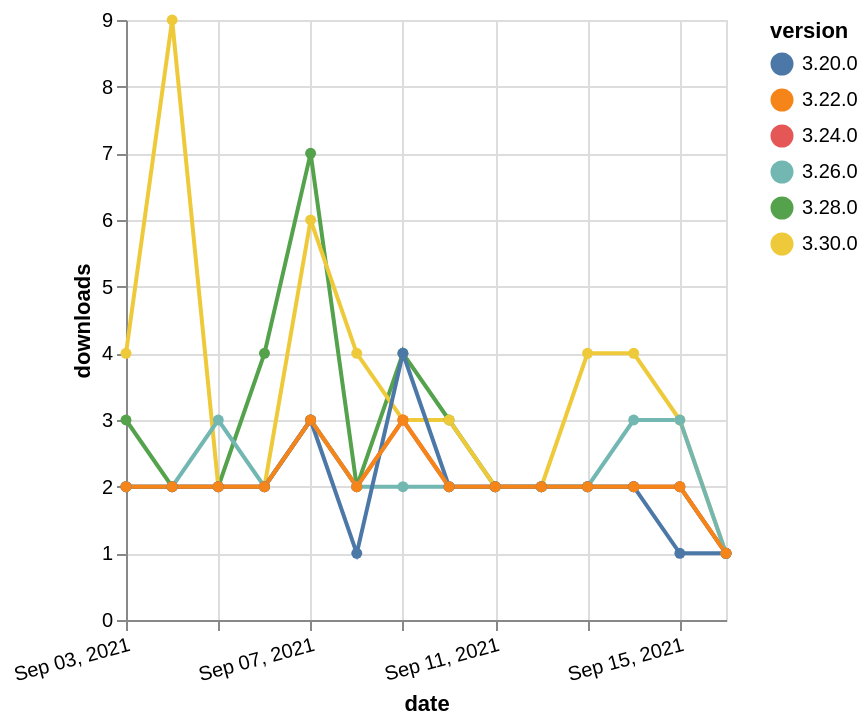

Specify this chart in Vega-Lite:
### Vega-Lite specification from a JSON file in a GitHub repository (floating-point values rounded to 4 significant figures)
{"$schema": "https://vega.github.io/schema/vega-lite/v5.json", "description": "A simple bar chart with embedded data.", "data": {"values": [{"date": "2021-09-03", "total": 862, "delta": 3, "version": "3.28.0"}, {"date": "2021-09-04", "total": 864, "delta": 2, "version": "3.28.0"}, {"date": "2021-09-05", "total": 866, "delta": 2, "version": "3.28.0"}, {"date": "2021-09-06", "total": 870, "delta": 4, "version": "3.28.0"}, {"date": "2021-09-07", "total": 877, "delta": 7, "version": "3.28.0"}, {"date": "2021-09-08", "total": 879, "delta": 2, "version": "3.28.0"}, {"date": "2021-09-09", "total": 883, "delta": 4, "version": "3.28.0"}, {"date": "2021-09-10", "total": 886, "delta": 3, "version": "3.28.0"}, {"date": "2021-09-11", "total": 888, "delta": 2, "version": "3.28.0"}, {"date": "2021-09-12", "total": 890, "delta": 2, "version": "3.28.0"}, {"date": "2021-09-13", "total": 892, "delta": 2, "version": "3.28.0"}, {"date": "2021-09-14", "total": 894, "delta": 2, "version": "3.28.0"}, {"date": "2021-09-15", "total": 896, "delta": 2, "version": "3.28.0"}, {"date": "2021-09-16", "total": 897, "delta": 1, "version": "3.28.0"}, {"date": "2021-09-03", "total": 250, "delta": 4, "version": "3.30.0"}, {"date": "2021-09-04", "total": 259, "delta": 9, "version": "3.30.0"}, {"date": "2021-09-05", "total": 261, "delta": 2, "version": "3.30.0"}, {"date": "2021-09-06", "total": 263, "delta": 2, "version": "3.30.0"}, {"date": "2021-09-07", "total": 269, "delta": 6, "version": "3.30.0"}, {"date": "2021-09-08", "total": 273, "delta": 4, "version": "3.30.0"}, {"date": "2021-09-09", "total": 276, "delta": 3, "version": "3.30.0"}, {"date": "2021-09-10", "total": 279, "delta": 3, "version": "3.30.0"}, {"date": "2021-09-11", "total": 281, "delta": 2, "version": "3.30.0"}, {"date": "2021-09-12", "total": 283, "delta": 2, "version": "3.30.0"}, {"date": "2021-09-13", "total": 287, "delta": 4, "version": "3.30.0"}, {"date": "2021-09-14", "total": 291, "delta": 4, "version": "3.30.0"}, {"date": "2021-09-15", "total": 294, "delta": 3, "version": "3.30.0"}, {"date": "2021-09-16", "total": 295, "delta": 1, "version": "3.30.0"}, {"date": "2021-09-03", "total": 1568, "delta": 2, "version": "3.24.0"}, {"date": "2021-09-04", "total": 1570, "delta": 2, "version": "3.24.0"}, {"date": "2021-09-05", "total": 1572, "delta": 2, "version": "3.24.0"}, {"date": "2021-09-06", "total": 1574, "delta": 2, "version": "3.24.0"}, {"date": "2021-09-07", "total": 1577, "delta": 3, "version": "3.24.0"}, {"date": "2021-09-08", "total": 1579, "delta": 2, "version": "3.24.0"}, {"date": "2021-09-09", "total": 1582, "delta": 3, "version": "3.24.0"}, {"date": "2021-09-10", "total": 1584, "delta": 2, "version": "3.24.0"}, {"date": "2021-09-11", "total": 1586, "delta": 2, "version": "3.24.0"}, {"date": "2021-09-12", "total": 1588, "delta": 2, "version": "3.24.0"}, {"date": "2021-09-13", "total": 1590, "delta": 2, "version": "3.24.0"}, {"date": "2021-09-14", "total": 1592, "delta": 2, "version": "3.24.0"}, {"date": "2021-09-15", "total": 1594, "delta": 2, "version": "3.24.0"}, {"date": "2021-09-16", "total": 1595, "delta": 1, "version": "3.24.0"}, {"date": "2021-09-03", "total": 1027, "delta": 2, "version": "3.26.0"}, {"date": "2021-09-04", "total": 1029, "delta": 2, "version": "3.26.0"}, {"date": "2021-09-05", "total": 1032, "delta": 3, "version": "3.26.0"}, {"date": "2021-09-06", "total": 1034, "delta": 2, "version": "3.26.0"}, {"date": "2021-09-07", "total": 1037, "delta": 3, "version": "3.26.0"}, {"date": "2021-09-08", "total": 1039, "delta": 2, "version": "3.26.0"}, {"date": "2021-09-09", "total": 1041, "delta": 2, "version": "3.26.0"}, {"date": "2021-09-10", "total": 1043, "delta": 2, "version": "3.26.0"}, {"date": "2021-09-11", "total": 1045, "delta": 2, "version": "3.26.0"}, {"date": "2021-09-12", "total": 1047, "delta": 2, "version": "3.26.0"}, {"date": "2021-09-13", "total": 1049, "delta": 2, "version": "3.26.0"}, {"date": "2021-09-14", "total": 1052, "delta": 3, "version": "3.26.0"}, {"date": "2021-09-15", "total": 1055, "delta": 3, "version": "3.26.0"}, {"date": "2021-09-16", "total": 1056, "delta": 1, "version": "3.26.0"}, {"date": "2021-09-03", "total": 2138, "delta": 2, "version": "3.20.0"}, {"date": "2021-09-04", "total": 2140, "delta": 2, "version": "3.20.0"}, {"date": "2021-09-05", "total": 2142, "delta": 2, "version": "3.20.0"}, {"date": "2021-09-06", "total": 2144, "delta": 2, "version": "3.20.0"}, {"date": "2021-09-07", "total": 2147, "delta": 3, "version": "3.20.0"}, {"date": "2021-09-08", "total": 2148, "delta": 1, "version": "3.20.0"}, {"date": "2021-09-09", "total": 2152, "delta": 4, "version": "3.20.0"}, {"date": "2021-09-10", "total": 2154, "delta": 2, "version": "3.20.0"}, {"date": "2021-09-11", "total": 2156, "delta": 2, "version": "3.20.0"}, {"date": "2021-09-12", "total": 2158, "delta": 2, "version": "3.20.0"}, {"date": "2021-09-13", "total": 2160, "delta": 2, "version": "3.20.0"}, {"date": "2021-09-14", "total": 2162, "delta": 2, "version": "3.20.0"}, {"date": "2021-09-15", "total": 2163, "delta": 1, "version": "3.20.0"}, {"date": "2021-09-16", "total": 2164, "delta": 1, "version": "3.20.0"}, {"date": "2021-09-03", "total": 1703, "delta": 2, "version": "3.22.0"}, {"date": "2021-09-04", "total": 1705, "delta": 2, "version": "3.22.0"}, {"date": "2021-09-05", "total": 1707, "delta": 2, "version": "3.22.0"}, {"date": "2021-09-06", "total": 1709, "delta": 2, "version": "3.22.0"}, {"date": "2021-09-07", "total": 1712, "delta": 3, "version": "3.22.0"}, {"date": "2021-09-08", "total": 1714, "delta": 2, "version": "3.22.0"}, {"date": "2021-09-09", "total": 1717, "delta": 3, "version": "3.22.0"}, {"date": "2021-09-10", "total": 1719, "delta": 2, "version": "3.22.0"}, {"date": "2021-09-11", "total": 1721, "delta": 2, "version": "3.22.0"}, {"date": "2021-09-12", "total": 1723, "delta": 2, "version": "3.22.0"}, {"date": "2021-09-13", "total": 1725, "delta": 2, "version": "3.22.0"}, {"date": "2021-09-14", "total": 1727, "delta": 2, "version": "3.22.0"}, {"date": "2021-09-15", "total": 1729, "delta": 2, "version": "3.22.0"}, {"date": "2021-09-16", "total": 1730, "delta": 1, "version": "3.22.0"}]}, "width": "container", "mark": {"type": "line", "point": {"filled": true}}, "encoding": {"x": {"field": "date", "type": "temporal", "timeUnit": "yearmonthdate", "title": "date", "axis": {"labelAngle": -15}}, "y": {"field": "delta", "type": "quantitative", "title": "downloads"}, "color": {"field": "version", "type": "nominal"}, "tooltip": {"field": "delta"}}}
